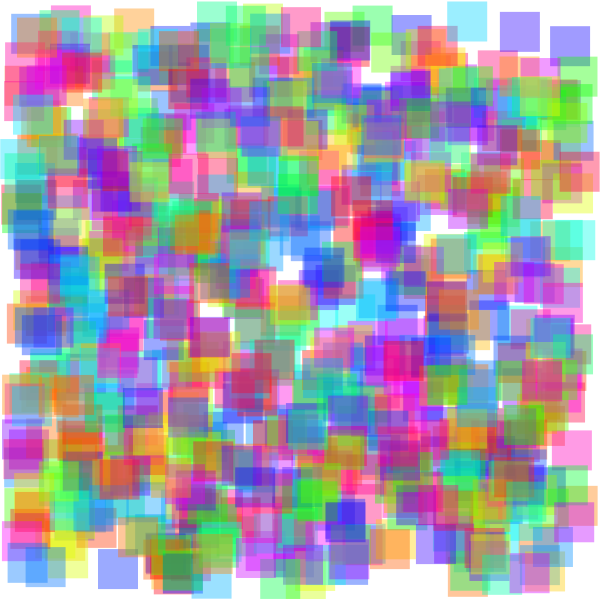
Frame 1 (no input)
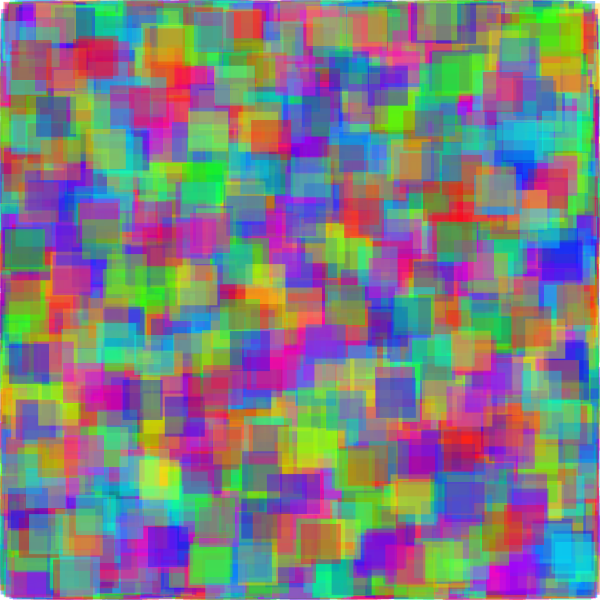
Frame 60 (the mouse pressed at the canvas centre just before this capture)
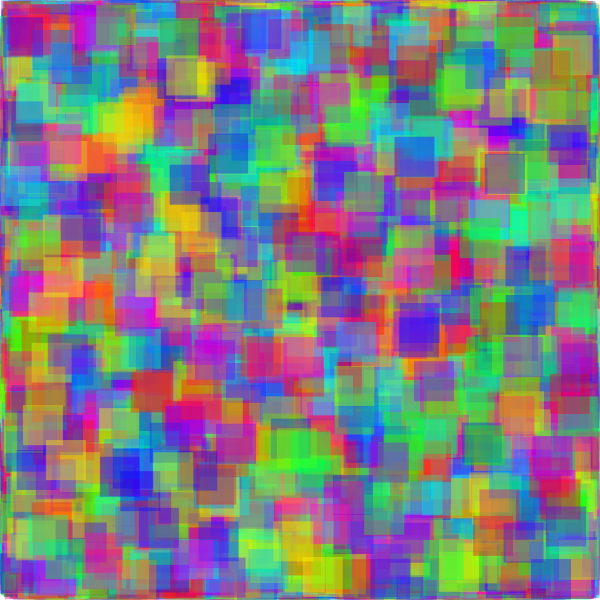
Frame 120 (the mouse held since frame 60 and released just before this capture)

The Processing sketch that drew these frames (run headless with seeded random() and noise(); from frame 60 on, the mouse is pressed at the canvas centre):

// Processing sketch: Loop
// ── Loop.pde
//vars
int rectsize=40;
int iterations=800;

void setup() {
  size(600, 600);
  background(255);
  colorMode(HSB);
  noStroke();

}

void draw(){

  for (int i=0; i<iterations; i++) {
    fill(random(255), 255, 255, 100);
    rect(random(width-rectsize), random(height-rectsize), rectsize, rectsize);
  }

}
